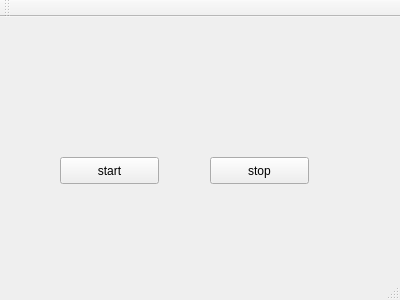
<?xml version="1.0" encoding="UTF-8"?>
<ui version="4.0">
 <class>MainWindow</class>
 <widget class="QMainWindow" name="MainWindow">
  <property name="geometry">
   <rect>
    <x>0</x>
    <y>0</y>
    <width>400</width>
    <height>300</height>
   </rect>
  </property>
  <property name="windowTitle">
   <string>MainWindow</string>
  </property>
  <widget class="QWidget" name="centralWidget">
   <widget class="QPushButton" name="pushButton">
    <property name="geometry">
     <rect>
      <x>60</x>
      <y>140</y>
      <width>99</width>
      <height>27</height>
     </rect>
    </property>
    <property name="text">
     <string>start</string>
    </property>
   </widget>
   <widget class="QPushButton" name="pushButton_2">
    <property name="geometry">
     <rect>
      <x>210</x>
      <y>140</y>
      <width>99</width>
      <height>27</height>
     </rect>
    </property>
    <property name="text">
     <string>stop</string>
    </property>
   </widget>
  </widget>
  <widget class="QMenuBar" name="menuBar">
   <property name="geometry">
    <rect>
     <x>0</x>
     <y>0</y>
     <width>400</width>
     <height>25</height>
    </rect>
   </property>
  </widget>
  <widget class="QToolBar" name="mainToolBar">
   <attribute name="toolBarArea">
    <enum>TopToolBarArea</enum>
   </attribute>
   <attribute name="toolBarBreak">
    <bool>false</bool>
   </attribute>
  </widget>
  <widget class="QStatusBar" name="statusBar"/>
 </widget>
 <layoutdefault spacing="6" margin="11"/>
 <resources/>
 <connections/>
</ui>
